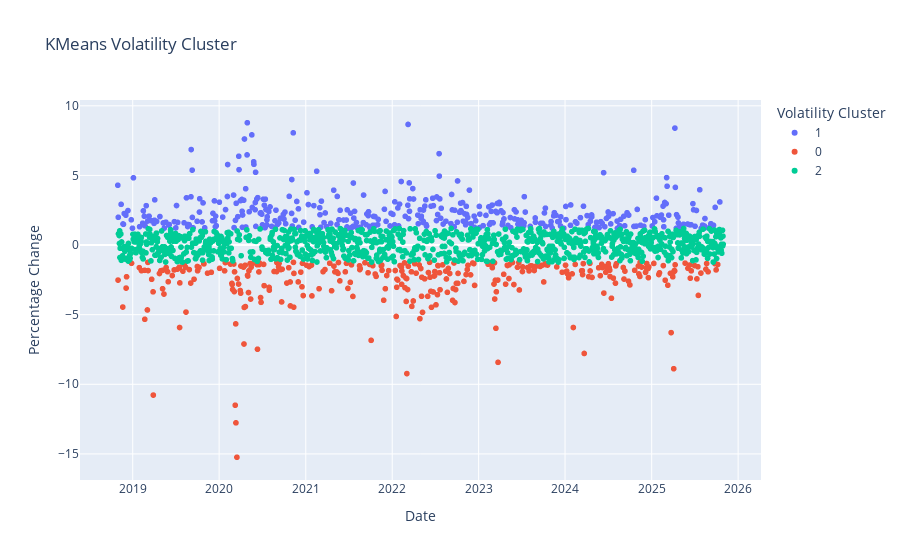

Source (notebook cell):
### Markdown cell above
### Checking the volatility in percentage daily changes

### Code cell
fig = px.scatter(df_stock, x="date", y="perc_change", color="cluster_str", 
                 title="KMeans Volatility Cluster", 
                 labels={"date": "Date", "perc_change": "Percentage Change", 
                         "cluster_str": "Volatility Cluster",})
fig.show()

### Figure 1 — Plotly figure (JSON) as saved in the notebook; plotly's stock layout.template omitted (floating-point values rounded to 4 significant figures; data arrays with more than 128 entries replaced by an {"elided": "..."} marker saying what was removed)
{"data": [{"hovertemplate": "Volatility Cluster=1<br>Date=%{x}<br>Percentage Change=%{y}<extra></extra>", "legendgroup": "1", "marker": {"color": "#636efa", "symbol": "circle"}, "mode": "markers", "name": "1", "showlegend": true, "type": "scattergl", "x": {"elided": "387 str values"}, "xaxis": "x", "y": {"elided": "387 float values"}, "yaxis": "y"}, {"hovertemplate": "Volatility Cluster=0<br>Date=%{x}<br>Percentage Change=%{y}<extra></extra>", "legendgroup": "0", "marker": {"color": "#EF553B", "symbol": "circle"}, "mode": "markers", "name": "0", "showlegend": true, "type": "scattergl", "x": {"elided": "334 str values"}, "xaxis": "x", "y": {"elided": "334 float values"}, "yaxis": "y"}, {"hovertemplate": "Volatility Cluster=2<br>Date=%{x}<br>Percentage Change=%{y}<extra></extra>", "legendgroup": "2", "marker": {"color": "#00cc96", "symbol": "circle"}, "mode": "markers", "name": "2", "showlegend": true, "type": "scattergl", "x": {"elided": "1002 str values"}, "xaxis": "x", "y": {"elided": "1002 float values"}, "yaxis": "y"}], "layout": {"legend": {"title": {"text": "Volatility Cluster"}, "tracegroupgap": 0}, "title": {"text": "KMeans Volatility Cluster"}, "xaxis": {"anchor": "y", "domain": [0, 1], "title": {"text": "Date"}}, "yaxis": {"anchor": "x", "domain": [0, 1], "title": {"text": "Percentage Change"}}}}
